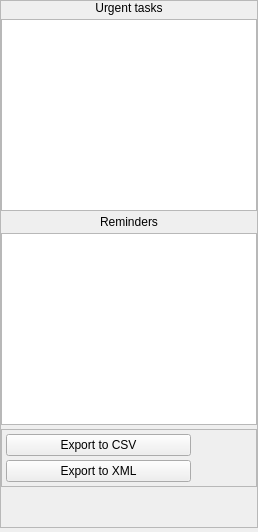
  <widget class="QDockWidget" name="tasksDock">
   <property name="contextMenuPolicy">
    <enum>Qt::ContextMenuPolicy::PreventContextMenu</enum>
   </property>
   <property name="features">
    <set>QDockWidget::DockWidgetFeature::DockWidgetMovable</set>
   </property>
   <property name="allowedAreas">
    <set>Qt::DockWidgetArea::LeftDockWidgetArea|Qt::DockWidgetArea::RightDockWidgetArea</set>
   </property>
   <property name="windowTitle">
    <string>Frequent tasks</string>
   </property>
   <attribute name="dockWidgetArea">
    <number>2</number>
   </attribute>
   <widget class="QWidget" name="tasksContent">
    <layout class="QGridLayout" name="tasksContentLayout">
     <property name="leftMargin">
      <number>0</number>
     </property>
     <property name="topMargin">
      <number>0</number>
     </property>
     <property name="rightMargin">
      <number>0</number>
     </property>
     <property name="bottomMargin">
      <number>4</number>
     </property>
     <property name="spacing">
      <number>4</number>
     </property>
     <item row="0" column="0">
      <widget class="QFrame" name="tasksFrame">
       <property name="minimumSize">
        <size>
         <width>200</width>
         <height>0</height>
        </size>
       </property>
       <property name="frameShape">
        <enum>QFrame::Shape::StyledPanel</enum>
       </property>
       <property name="frameShadow">
        <enum>QFrame::Shadow::Plain</enum>
       </property>
       <layout class="QVBoxLayout" name="tasksLayout" stretch="1,1,0,0">
        <property name="spacing">
         <number>4</number>
        </property>
        <property name="leftMargin">
         <number>0</number>
        </property>
        <property name="topMargin">
         <number>0</number>
        </property>
        <property name="rightMargin">
         <number>0</number>
        </property>
        <property name="bottomMargin">
         <number>0</number>
        </property>
        <item>
         <layout class="QVBoxLayout" name="urgentLayout">
          <property name="spacing">
           <number>4</number>
          </property>
          <item>
           <widget class="QLabel" name="urgentLbl">
            <property name="text">
             <string>Urgent tasks</string>
            </property>
            <property name="alignment">
             <set>Qt::AlignmentFlag::AlignCenter</set>
            </property>
           </widget>
          </item>
          <item>
           <widget class="QTableView" name="tasksTable">
            <property name="contextMenuPolicy">
             <enum>Qt::ContextMenuPolicy::ActionsContextMenu</enum>
            </property>
            <property name="editTriggers">
             <set>QAbstractItemView::EditTrigger::NoEditTriggers</set>
            </property>
            <property name="selectionMode">
             <enum>QAbstractItemView::SelectionMode::ExtendedSelection</enum>
            </property>
            <property name="selectionBehavior">
             <enum>QAbstractItemView::SelectionBehavior::SelectRows</enum>
            </property>
            <attribute name="verticalHeaderMinimumSectionSize">
             <number>20</number>
            </attribute>
            <attribute name="verticalHeaderDefaultSectionSize">
             <number>20</number>
            </attribute>
           </widget>
          </item>
         </layout>
        </item>
        <item>
         <layout class="QVBoxLayout" name="remindersLayout">
          <property name="spacing">
           <number>4</number>
          </property>
          <item>
           <widget class="QLabel" name="remindersLbl">
            <property name="text">
             <string>Reminders</string>
            </property>
            <property name="alignment">
             <set>Qt::AlignmentFlag::AlignCenter</set>
            </property>
           </widget>
          </item>
          <item>
           <widget class="QTableView" name="remindersTable">
            <property name="contextMenuPolicy">
             <enum>Qt::ContextMenuPolicy::ActionsContextMenu</enum>
            </property>
            <property name="editTriggers">
             <set>QAbstractItemView::EditTrigger::NoEditTriggers</set>
            </property>
            <property name="selectionMode">
             <enum>QAbstractItemView::SelectionMode::ExtendedSelection</enum>
            </property>
            <property name="selectionBehavior">
             <enum>QAbstractItemView::SelectionBehavior::SelectRows</enum>
            </property>
            <attribute name="verticalHeaderMinimumSectionSize">
             <number>20</number>
            </attribute>
            <attribute name="verticalHeaderDefaultSectionSize">
             <number>20</number>
            </attribute>
           </widget>
          </item>
         </layout>
        </item>
        <item>
         <widget class="QFrame" name="exportFrame">
          <property name="frameShape">
           <enum>QFrame::Shape::StyledPanel</enum>
          </property>
          <property name="frameShadow">
           <enum>QFrame::Shadow::Raised</enum>
          </property>
          <layout class="QGridLayout" name="exportLayout" columnstretch="3,1">
           <property name="leftMargin">
            <number>4</number>
           </property>
           <property name="topMargin">
            <number>4</number>
           </property>
           <property name="rightMargin">
            <number>4</number>
           </property>
           <property name="bottomMargin">
            <number>4</number>
           </property>
           <property name="spacing">
            <number>4</number>
           </property>
           <item row="1" column="0">
            <widget class="QPushButton" name="exportCsvBtn">
             <property name="minimumSize">
              <size>
               <width>160</width>
               <height>0</height>
              </size>
             </property>
             <property name="text">
              <string>Export to CSV</string>
             </property>
             <property name="icon">
              <iconset resource="../res/petcore.qrc">
               <normaloff>:/images/export_csv</normaloff>:/images/export_csv</iconset>
             </property>
            </widget>
           </item>
           <item row="2" column="0">
            <widget class="QPushButton" name="exportXmlBtn">
             <property name="minimumSize">
              <size>
               <width>160</width>
               <height>0</height>
              </size>
             </property>
             <property name="text">
              <string>Export to XML</string>
             </property>
             <property name="icon">
              <iconset resource="../res/petcore.qrc">
               <normaloff>:/images/export_xml</normaloff>:/images/export_xml</iconset>
             </property>
            </widget>
           </item>
           <item row="1" column="1">
            <spacer name="exportSpacer">
             <property name="orientation">
              <enum>Qt::Orientation::Horizontal</enum>
             </property>
             <property name="sizeHint" stdset="0">
              <size>
               <width>0</width>
               <height>0</height>
              </size>
             </property>
            </spacer>
           </item>
          </layout>
         </widget>
        </item>
        <item>
         <spacer name="verticalSpacer">
          <property name="orientation">
           <enum>Qt::Orientation::Vertical</enum>
          </property>
          <property name="sizeHint" stdset="0">
           <size>
            <width>20</width>
            <height>40</height>
           </size>
          </property>
         </spacer>
        </item>
       </layout>
      </widget>
     </item>
    </layout>
   </widget>
  </widget>
